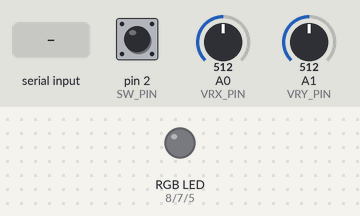
Bench run of a sketch on a simulated Arduino Uno, built with avr-gcc and run on an emulated ATmega328P. On the bench: an RGB LED mixed from three pins (HIGH = lit). The inputs (shaded band) are chosen by the test bench; at power-on: pin 2 (SW_PIN) HIGH, A0 (VRX_PIN) = 512, A1 (VRY_PIN) = 512. Dim RGB values are drawn brighter than linear; what the sketch prints to the serial monitor is not drawn.

Above: at 1.2 s.
1.3 s: "90,45,200\n" received over Serial
At 2.4 s:
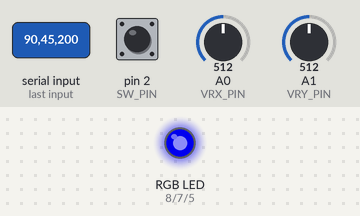
2.8 s: "30,150,10\n" received over Serial
At 3.5 s:
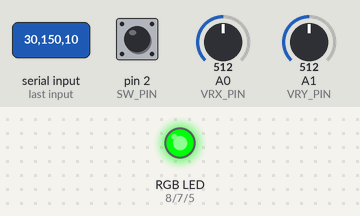
4.3 s: "1,90,45\n" received over Serial
At 4.6 s:
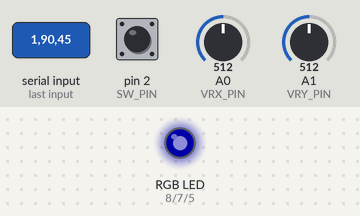
Timing chart, 0 to 7.3 s (numbered marks = the images above; inputs shaded):
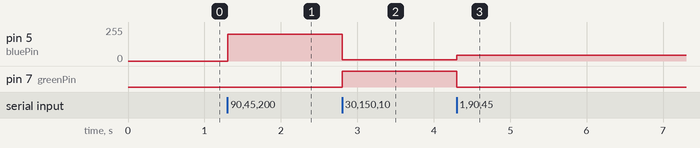

Measured:
- after the input at 1.3 s, pin 5 (bluePin): 0/255 → 200/255 at once
- after the input at 2.8 s, pin 5 (bluePin): 200/255 → 10/255 at once; pin 7 (greenPin): LOW → HIGH at once
- after the input at 4.3 s, pin 5 (bluePin): 10/255 → 45/255 at once; pin 7 (greenPin): HIGH → LOW at once

The sketch:

sketch.ino
```cpp
#define VRX_PIN A0
#define VRY_PIN A1
#define SW_PIN 2

const int redPin = 8;
const int greenPin = 7;
const int bluePin = 5;

int joyX = 0, joyY = 0, sw = 0;

const int numReadings = 10;

int xReadings[numReadings];  // the readings from the analog input
int yReadings[numReadings];
int readIndex = 0;          // the index of the current reading
float xTotal = 0, yTotal = 0;              // the running total
float xAverage = 0, yAverage = 0;            // the average
float xStart, yStart;
bool start = false;
unsigned long lastTime = 0;
const int interval = 16;

void setup() {
  // put your setup code here, to run once:
  Serial.begin(57600);
  pinMode(SW_PIN, INPUT_PULLUP);

  pinMode(redPin, OUTPUT);
  pinMode(greenPin, OUTPUT);
  pinMode(bluePin, OUTPUT);

  for(int i = 0; i < numReadings; i++) {
    xReadings[i] = 0;
    yReadings[i] = 0;
  }
}

void loop() {

// if there's any serial available, read it:
  while (Serial.available() > 0) {

    // look for the next valid integer in the incoming serial stream:
    int red = Serial.parseInt();
    // do it again:
    int green = Serial.parseInt();
    // do it again:
    int blue = Serial.parseInt();

    // look for the newline. That's the end of your sentence:
    if (Serial.read() == '\n') {
      // constrain the values to 0 - 255 and invert
      // if you're using a common-cathode LED, just use "constrain(color, 0, 255);"
      red = constrain(red, 0, 255);
      green = constrain(green, 0, 255);
      blue = constrain(blue, 0, 255);

      // fade the red, green, and blue legs of the LED:
      analogWrite(redPin, red);
      analogWrite(greenPin, green);
      analogWrite(bluePin, blue);
    }
  }

  // put your main code here, to run repeatedly:
  int x = analogRead(VRX_PIN);
  int y = analogRead(VRY_PIN);
  int sw = digitalRead(SW_PIN);

  xTotal = xTotal - xReadings[readIndex];
  yTotal = yTotal - yReadings[readIndex];
  // read from the sensor:
  xReadings[readIndex] = x;
  yReadings[readIndex] = y;
  // add the reading to the total:
  xTotal = xTotal + x;
  yTotal = yTotal + y;
  // advance to the next position in the array:
  readIndex = readIndex + 1;

  // calculate the average:
  xAverage = xTotal / numReadings;
  yAverage = yTotal / numReadings;

  // if we're at the end of the array...
  if (readIndex >= numReadings) {
    // ...wrap around to the beginning:
    readIndex = 0;
    if (!start) {
      xStart = xAverage;
      yStart = yAverage;
      start = true;
    }
  }

  if (start) {
    unsigned long now = millis();
    if (now - lastTime > interval) {
      //Serial.print("x = ");
      Serial.print((int) (xAverage-xStart));
      Serial.print(",");
      Serial.print((int) (yAverage-yStart));
      Serial.print(",");
      Serial.println(!sw);

      lastTime = now;
    }

    //delay(20);
  }
}
```
